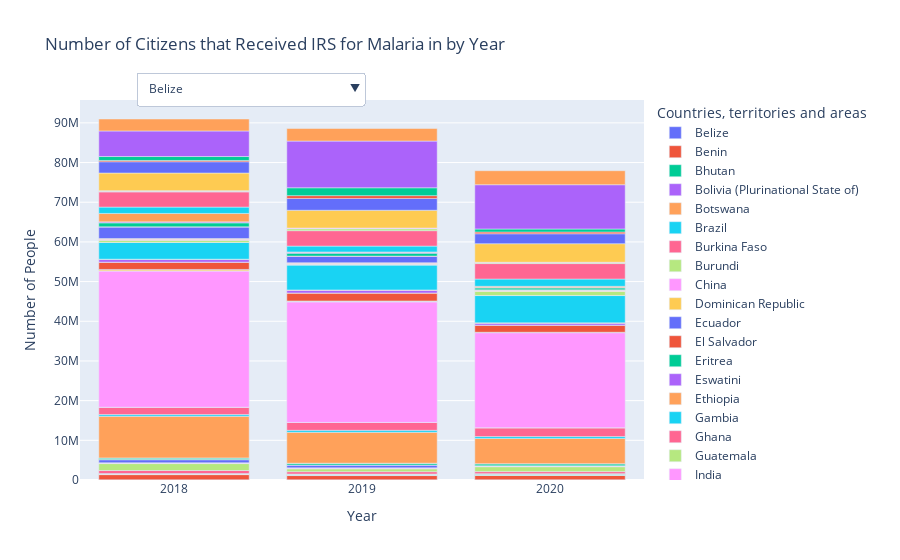

The notebook cell this image was saved under:
### Markdown cell above
This graph is a detailed verstion of the graph above. This graph (in Jupyter) allows for the viewer to select a specific country to view the number of people who received IRS for malaria in the years 2020, 2019, and 2018.

### Code cell
# Read the data from the CSV file
data = pd.read_csv('clean_irs.csv')

# Reshape the data from wide to long format
df_long = data.melt(id_vars='Countries, territories and areas',
                    value_vars=['2020', '2019', '2018'],
                    var_name='Year',
                    value_name='Number of People')

# Create an interactive line graph
fig = px.bar(df_long, x='Year', y='Number of People', color='Countries, territories and areas',
              title='Number of Citizens that Received IRS for Malaria in by Year')

# Set x-axis to reverse
fig.update_layout(xaxis=dict(autorange='reversed'))

# Add a dropdown menu to select individual countries
fig.update_layout(
    updatemenus=[
        dict(
            buttons=[
                dict(
                    label=country,
                    method="update",
                    args=[{"visible": df_long['Countries, territories and areas'] == country},
                          {"title": f'Number of Citizens that Received IRS for Malaria for {country}'}],
                )
                for country in df_long['Countries, territories and areas'].unique()
            ],
            showactive=True,
            direction="down",
            pad={"r": 10, "t": 10},
            x=0.1,
            xanchor="left",
            y=1.1,
            yanchor="top"
        ),
    ]
)

# Show the graph
fig.show()

### Figure 1 — Plotly figure (JSON) as saved in the notebook; plotly's stock layout.template omitted (floating-point values rounded to 4 significant figures; data arrays with more than 128 entries replaced by an {"elided": "..."} marker saying what was removed)
{"data": [{"alignmentgroup": "True", "hovertemplate": "Countries, territories and areas=Belize<br>Year=%{x}<br>Number of People=%{y}<extra></extra>", "legendgroup": "Belize", "marker": {"color": "#636efa"}, "name": "Belize", "offsetgroup": "Belize", "orientation": "v", "showlegend": true, "textposition": "auto", "type": "bar", "x": ["2020", "2019", "2018"], "xaxis": "x", "y": [45100, 43497, 36688], "yaxis": "y"}, {"alignmentgroup": "True", "hovertemplate": "Countries, territories and areas=Benin<br>Year=%{x}<br>Number of People=%{y}<extra></extra>", "legendgroup": "Benin", "marker": {"color": "#EF553B"}, "name": "Benin", "offsetgroup": "Benin", "orientation": "v", "showlegend": true, "textposition": "auto", "type": "bar", "x": ["2020", "2019", "2018"], "xaxis": "x", "y": [1104928, 1077411, 1321758], "yaxis": "y"}, {"alignmentgroup": "True", "hovertemplate": "Countries, territories and areas=Bhutan<br>Year=%{x}<br>Number of People=%{y}<extra></extra>", "legendgroup": "Bhutan", "marker": {"color": "#00cc96"}, "name": "Bhutan", "offsetgroup": "Bhutan", "orientation": "v", "showlegend": true, "textposition": "auto", "type": "bar", "x": ["2020", "2019", "2018"], "xaxis": "x", "y": [122406, 118730, 76809], "yaxis": "y"}, {"alignmentgroup": "True", "hovertemplate": "Countries, territories and areas=Bolivia (Plurinational State of)<br>Year=%{x}<br>Number of People=%{y}<extra></extra>", "legendgroup": "Bolivia (Plurinational State of)", "marker": {"color": "#ab63fa"}, "name": "Bolivia (Plurinational State of)", "offsetgroup": "Bolivia (Plurinational State of)", "orientation": "v", "showlegend": true, "textposition": "auto", "type": "bar", "x": ["2020", "2019", "2018"], "xaxis": "x", "y": [29228, 29228, 2000], "yaxis": "y"}, {"alignmentgroup": "True", "hovertemplate": "Countries, territories and areas=Botswana<br>Year=%{x}<br>Number of People=%{y}<extra></extra>", "legendgroup": "Botswana", "marker": {"color": "#FFA15A"}, "name": "Botswana", "offsetgroup": "Botswana", "orientation": "v", "showlegend": true, "textposition": "auto", "type": "bar", "x": ["2020", "2019", "2018"], "xaxis": "x", "y": [152560, 154663, 83488], "yaxis": "y"}, {"alignmentgroup": "True", "hovertemplate": "Countries, territories and areas=Brazil<br>Year=%{x}<br>Number of People=%{y}<extra></extra>", "legendgroup": "Brazil", "marker": {"color": "#19d3f3"}, "name": "Brazil", "offsetgroup": "Brazil", "orientation": "v", "showlegend": true, "textposition": "auto", "type": "bar", "x": ["2020", "2019", "2018"], "xaxis": "x", "y": [148897, 84126, 99321], "yaxis": "y"}, {"alignmentgroup": "True", "hovertemplate": "Countries, territories and areas=Burkina Faso<br>Year=%{x}<br>Number of People=%{y}<extra></extra>", "legendgroup": "Burkina Faso", "marker": {"color": "#FF6692"}, "name": "Burkina Faso", "offsetgroup": "Burkina Faso", "orientation": "v", "showlegend": true, "textposition": "auto", "type": "bar", "x": ["2020", "2019", "2018"], "xaxis": "x", "y": [508017, 587248, 766374], "yaxis": "y"}, {"alignmentgroup": "True", "hovertemplate": "Countries, territories and areas=Burundi<br>Year=%{x}<br>Number of People=%{y}<extra></extra>", "legendgroup": "Burundi", "marker": {"color": "#B6E880"}, "name": "Burundi", "offsetgroup": "Burundi", "orientation": "v", "showlegend": true, "textposition": "auto", "type": "bar", "x": ["2020", "2019", "2018"], "xaxis": "x", "y": [1243848, 725449, 1754679], "yaxis": "y"}, {"alignmentgroup": "True", "hovertemplate": "Countries, territories and areas=China<br>Year=%{x}<br>Number of People=%{y}<extra></extra>", "legendgroup": "China", "marker": {"color": "#FF97FF"}, "name": "China", "offsetgroup": "China", "orientation": "v", "showlegend": true, "textposition": "auto", "type": "bar", "x": ["2020", "2019", "2018"], "xaxis": "x", "y": [174619, 206599, 161224], "yaxis": "y"}, {"alignmentgroup": "True", "hovertemplate": "Countries, territories and areas=Dominican Republic<br>Year=%{x}<br>Number of People=%{y}<extra></extra>", "legendgroup": "Dominican Republic", "marker": {"color": "#FECB52"}, "name": "Dominican Republic", "offsetgroup": "Dominican Republic", "orientation": "v", "showlegend": true, "textposition": "auto", "type": "bar", "x": ["2020", "2019", "2018"], "xaxis": "x", "y": [37821, 33226, 36891], "yaxis": "y"}, {"alignmentgroup": "True", "hovertemplate": "Countries, territories and areas=Ecuador<br>Year=%{x}<br>Number of People=%{y}<extra></extra>", "legendgroup": "Ecuador", "marker": {"color": "#636efa"}, "name": "Ecuador", "offsetgroup": "Ecuador", "orientation": "v", "showlegend": true, "textposition": "auto", "type": "bar", "x": ["2020", "2019", "2018"], "xaxis": "x", "y": [17276, 698292, 775884], "yaxis": "y"}, {"alignmentgroup": "True", "hovertemplate": "Countries, territories and areas=El Salvador<br>Year=%{x}<br>Number of People=%{y}<extra></extra>", "legendgroup": "El Salvador", "marker": {"color": "#EF553B"}, "name": "El Salvador", "offsetgroup": "El Salvador", "orientation": "v", "showlegend": true, "textposition": "auto", "type": "bar", "x": ["2020", "2019", "2018"], "xaxis": "x", "y": [11370, 23512, 32691], "yaxis": "y"}, {"alignmentgroup": "True", "hovertemplate": "Countries, territories and areas=Eritrea<br>Year=%{x}<br>Number of People=%{y}<extra></extra>", "legendgroup": "Eritrea", "marker": {"color": "#00cc96"}, "name": "Eritrea", "offsetgroup": "Eritrea", "orientation": "v", "showlegend": true, "textposition": "auto", "type": "bar", "x": ["2020", "2019", "2018"], "xaxis": "x", "y": [466238, 437194, 376143], "yaxis": "y"}, {"alignmentgroup": "True", "hovertemplate": "Countries, territories and areas=Eswatini<br>Year=%{x}<br>Number of People=%{y}<extra></extra>", "legendgroup": "Eswatini", "marker": {"color": "#ab63fa"}, "name": "Eswatini", "offsetgroup": "Eswatini", "orientation": "v", "showlegend": true, "textposition": "auto", "type": "bar", "x": ["2020", "2019", "2018"], "xaxis": "x", "y": [53517, 15055, 39144], "yaxis": "y"}, {"alignmentgroup": "True", "hovertemplate": "Countries, territories and areas=Ethiopia<br>Year=%{x}<br>Number of People=%{y}<extra></extra>", "legendgroup": "Ethiopia", "marker": {"color": "#FFA15A"}, "name": "Ethiopia", "offsetgroup": "Ethiopia", "orientation": "v", "showlegend": true, "textposition": "auto", "type": "bar", "x": ["2020", "2019", "2018"], "xaxis": "x", "y": [6349834, 7782034, 10486854], "yaxis": "y"}, {"alignmentgroup": "True", "hovertemplate": "Countries, territories and areas=Gambia<br>Year=%{x}<br>Number of People=%{y}<extra></extra>", "legendgroup": "Gambia", "marker": {"color": "#19d3f3"}, "name": "Gambia", "offsetgroup": "Gambia", "orientation": "v", "showlegend": true, "textposition": "auto", "type": "bar", "x": ["2020", "2019", "2018"], "xaxis": "x", "y": [477032, 507872, 426788], "yaxis": "y"}, {"alignmentgroup": "True", "hovertemplate": "Countries, territories and areas=Ghana<br>Year=%{x}<br>Number of People=%{y}<extra></extra>", "legendgroup": "Ghana", "marker": {"color": "#FF6692"}, "name": "Ghana", "offsetgroup": "Ghana", "orientation": "v", "showlegend": true, "textposition": "auto", "type": "bar", "x": ["2020", "2019", "2018"], "xaxis": "x", "y": [2214552, 1986408, 1855326], "yaxis": "y"}, {"alignmentgroup": "True", "hovertemplate": "Countries, territories and areas=Guatemala<br>Year=%{x}<br>Number of People=%{y}<extra></extra>", "legendgroup": "Guatemala", "marker": {"color": "#B6E880"}, "name": "Guatemala", "offsetgroup": "Guatemala", "orientation": "v", "showlegend": true, "textposition": "auto", "type": "bar", "x": ["2020", "2019", "2018"], "xaxis": "x", "y": [12115, 4091, 15358], "yaxis": "y"}, {"alignmentgroup": "True", "hovertemplate": "Countries, territories and areas=India<br>Year=%{x}<br>Number of People=%{y}<extra></extra>", "legendgroup": "India", "marker": {"color": "#FF97FF"}, "name": "India", "offsetgroup": "India", "orientation": "v", "showlegend": true, "textposition": "auto", "type": "bar", "x": ["2020", "2019", "2018"], "xaxis": "x", "y": [23950862, 30363425, 34290886], "yaxis": "y"}, {"alignmentgroup": "True", "hovertemplate": "Countries, territories and areas=Indonesia<br>Year=%{x}<br>Number of People=%{y}<extra></extra>", "legendgroup": "Indonesia", "marker": {"color": "#FECB52"}, "name": "Indonesia", "offsetgroup": "Indonesia", "orientation": "v", "showlegend": true, "textposition": "auto", "type": "bar", "x": ["2020", "2019", "2018"], "xaxis": "x", "y": [38332, 164192, 305493], "yaxis": "y"}, {"alignmentgroup": "True", "hovertemplate": "Countries, territories and areas=Iran (Islamic Republic of)<br>Year=%{x}<br>Number of People=%{y}<extra></extra>", "legendgroup": "Iran (Islamic Republic of)", "marker": {"color": "#636efa"}, "name": "Iran (Islamic Republic of)", "offsetgroup": "Iran (Islamic Republic of)", "orientation": "v", "showlegend": true, "textposition": "auto", "type": "bar", "x": ["2020", "2019", "2018"], "xaxis": "x", "y": [73846, 64365, 117174], "yaxis": "y"}, {"alignmentgroup": "True", "hovertemplate": "Countries, territories and areas=Kenya<br>Year=%{x}<br>Number of People=%{y}<extra></extra>", "legendgroup": "Kenya", "marker": {"color": "#EF553B"}, "name": "Kenya", "offsetgroup": "Kenya", "orientation": "v", "showlegend": true, "textposition": "auto", "type": "bar", "x": ["2020", "2019", "2018"], "xaxis": "x", "y": [1792495, 2011860, 1833860], "yaxis": "y"}, {"alignmentgroup": "True", "hovertemplate": "Countries, territories and areas=Lao People's Democratic Republic<br>Year=%{x}<br>Number of People=%{y}<extra></extra>", "legendgroup": "Lao People's Democratic Republic", "marker": {"color": "#00cc96"}, "name": "Lao People's Democratic Republic", "offsetgroup": "Lao People's Democratic Republic", "orientation": "v", "showlegend": true, "textposition": "auto", "type": "bar", "x": ["2020", "2019", "2018"], "xaxis": "x", "y": [2333, 3333, 2052], "yaxis": "y"}, {"alignmentgroup": "True", "hovertemplate": "Countries, territories and areas=Mali<br>Year=%{x}<br>Number of People=%{y}<extra></extra>", "legendgroup": "Mali", "marker": {"color": "#ab63fa"}, "name": "Mali", "offsetgroup": "Mali", "orientation": "v", "showlegend": true, "textposition": "auto", "type": "bar", "x": ["2020", "2019", "2018"], "xaxis": "x", "y": [503043, 690793, 665581], "yaxis": "y"}, {"alignmentgroup": "True", "hovertemplate": "Countries, territories and areas=Mexico<br>Year=%{x}<br>Number of People=%{y}<extra></extra>", "legendgroup": "Mexico", "marker": {"color": "#FFA15A"}, "name": "Mexico", "offsetgroup": "Mexico", "orientation": "v", "showlegend": true, "textposition": "auto", "type": "bar", "x": ["2020", "2019", "2018"], "xaxis": "x", "y": [72759, 83581, 85812], "yaxis": "y"}, {"alignmentgroup": "True", "hovertemplate": "Countries, territories and areas=Mozambique<br>Year=%{x}<br>Number of People=%{y}<extra></extra>", "legendgroup": "Mozambique", "marker": {"color": "#19d3f3"}, "name": "Mozambique", "offsetgroup": "Mozambique", "orientation": "v", "showlegend": true, "textposition": "auto", "type": "bar", "x": ["2020", "2019", "2018"], "xaxis": "x", "y": [6880851, 6303792, 4211138], "yaxis": "y"}, {"alignmentgroup": "True", "hovertemplate": "Countries, territories and areas=Myanmar<br>Year=%{x}<br>Number of People=%{y}<extra></extra>", "legendgroup": "Myanmar", "marker": {"color": "#FF6692"}, "name": "Myanmar", "offsetgroup": "Myanmar", "orientation": "v", "showlegend": true, "textposition": "auto", "type": "bar", "x": ["2020", "2019", "2018"], "xaxis": "x", "y": [17381, 4361, 14017], "yaxis": "y"}, {"alignmentgroup": "True", "hovertemplate": "Countries, territories and areas=Namibia<br>Year=%{x}<br>Number of People=%{y}<extra></extra>", "legendgroup": "Namibia", "marker": {"color": "#B6E880"}, "name": "Namibia", "offsetgroup": "Namibia", "orientation": "v", "showlegend": true, "textposition": "auto", "type": "bar", "x": ["2020", "2019", "2018"], "xaxis": "x", "y": [1017366, 149306, 549243], "yaxis": "y"}, {"alignmentgroup": "True", "hovertemplate": "Countries, territories and areas=Nepal<br>Year=%{x}<br>Number of People=%{y}<extra></extra>", "legendgroup": "Nepal", "marker": {"color": "#FF97FF"}, "name": "Nepal", "offsetgroup": "Nepal", "orientation": "v", "showlegend": true, "textposition": "auto", "type": "bar", "x": ["2020", "2019", "2018"], "xaxis": "x", "y": [41235, 263000, 230000], "yaxis": "y"}, {"alignmentgroup": "True", "hovertemplate": "Countries, territories and areas=Nicaragua<br>Year=%{x}<br>Number of People=%{y}<extra></extra>", "legendgroup": "Nicaragua", "marker": {"color": "#FECB52"}, "name": "Nicaragua", "offsetgroup": "Nicaragua", "orientation": "v", "showlegend": true, "textposition": "auto", "type": "bar", "x": ["2020", "2019", "2018"], "xaxis": "x", "y": [226731, 139795, 183098], "yaxis": "y"}, {"alignmentgroup": "True", "hovertemplate": "Countries, territories and areas=Pakistan<br>Year=%{x}<br>Number of People=%{y}<extra></extra>", "legendgroup": "Pakistan", "marker": {"color": "#636efa"}, "name": "Pakistan", "offsetgroup": "Pakistan", "orientation": "v", "showlegend": true, "textposition": "auto", "type": "bar", "x": ["2020", "2019", "2018"], "xaxis": "x", "y": [120610, 1657670, 2937767], "yaxis": "y"}, {"alignmentgroup": "True", "hovertemplate": "Countries, territories and areas=Panama<br>Year=%{x}<br>Number of People=%{y}<extra></extra>", "legendgroup": "Panama", "marker": {"color": "#EF553B"}, "name": "Panama", "offsetgroup": "Panama", "orientation": "v", "showlegend": true, "textposition": "auto", "type": "bar", "x": ["2020", "2019", "2018"], "xaxis": "x", "y": [12492, 12806, 19500], "yaxis": "y"}, {"alignmentgroup": "True", "hovertemplate": "Countries, territories and areas=Philippines<br>Year=%{x}<br>Number of People=%{y}<extra></extra>", "legendgroup": "Philippines", "marker": {"color": "#00cc96"}, "name": "Philippines", "offsetgroup": "Philippines", "orientation": "v", "showlegend": true, "textposition": "auto", "type": "bar", "x": ["2020", "2019", "2018"], "xaxis": "x", "y": [476804, 731696, 1015672], "yaxis": "y"}, {"alignmentgroup": "True", "hovertemplate": "Countries, territories and areas=Saudi Arabia<br>Year=%{x}<br>Number of People=%{y}<extra></extra>", "legendgroup": "Saudi Arabia", "marker": {"color": "#ab63fa"}, "name": "Saudi Arabia", "offsetgroup": "Saudi Arabia", "orientation": "v", "showlegend": true, "textposition": "auto", "type": "bar", "x": ["2020", "2019", "2018"], "xaxis": "x", "y": [129105, 225510, 242009], "yaxis": "y"}, {"alignmentgroup": "True", "hovertemplate": "Countries, territories and areas=Somalia<br>Year=%{x}<br>Number of People=%{y}<extra></extra>", "legendgroup": "Somalia", "marker": {"color": "#FFA15A"}, "name": "Somalia", "offsetgroup": "Somalia", "orientation": "v", "showlegend": true, "textposition": "auto", "type": "bar", "x": ["2020", "2019", "2018"], "xaxis": "x", "y": [283665, 82720, 2120728], "yaxis": "y"}, {"alignmentgroup": "True", "hovertemplate": "Countries, territories and areas=South Africa<br>Year=%{x}<br>Number of People=%{y}<extra></extra>", "legendgroup": "South Africa", "marker": {"color": "#19d3f3"}, "name": "South Africa", "offsetgroup": "South Africa", "orientation": "v", "showlegend": true, "textposition": "auto", "type": "bar", "x": ["2020", "2019", "2018"], "xaxis": "x", "y": [1830342, 1477420, 1600747], "yaxis": "y"}, {"alignmentgroup": "True", "hovertemplate": "Countries, territories and areas=Sudan<br>Year=%{x}<br>Number of People=%{y}<extra></extra>", "legendgroup": "Sudan", "marker": {"color": "#FF6692"}, "name": "Sudan", "offsetgroup": "Sudan", "orientation": "v", "showlegend": true, "textposition": "auto", "type": "bar", "x": ["2020", "2019", "2018"], "xaxis": "x", "y": [3901092, 3886652, 3830195], "yaxis": "y"}, {"alignmentgroup": "True", "hovertemplate": "Countries, territories and areas=Thailand<br>Year=%{x}<br>Number of People=%{y}<extra></extra>", "legendgroup": "Thailand", "marker": {"color": "#B6E880"}, "name": "Thailand", "offsetgroup": "Thailand", "orientation": "v", "showlegend": true, "textposition": "auto", "type": "bar", "x": ["2020", "2019", "2018"], "xaxis": "x", "y": [219162, 489105, 165580], "yaxis": "y"}, {"alignmentgroup": "True", "hovertemplate": "Countries, territories and areas=Timor-Leste<br>Year=%{x}<br>Number of People=%{y}<extra></extra>", "legendgroup": "Timor-Leste", "marker": {"color": "#FF97FF"}, "name": "Timor-Leste", "offsetgroup": "Timor-Leste", "orientation": "v", "showlegend": true, "textposition": "auto", "type": "bar", "x": ["2020", "2019", "2018"], "xaxis": "x", "y": [116949, 175654, 154410], "yaxis": "y"}, {"alignmentgroup": "True", "hovertemplate": "Countries, territories and areas=Uganda<br>Year=%{x}<br>Number of People=%{y}<extra></extra>", "legendgroup": "Uganda", "marker": {"color": "#FECB52"}, "name": "Uganda", "offsetgroup": "Uganda", "orientation": "v", "showlegend": true, "textposition": "auto", "type": "bar", "x": ["2020", "2019", "2018"], "xaxis": "x", "y": [4671960, 4478754, 4436156], "yaxis": "y"}, {"alignmentgroup": "True", "hovertemplate": "Countries, territories and areas=United Republic of Tanzania<br>Year=%{x}<br>Number of People=%{y}<extra></extra>", "legendgroup": "United Republic of Tanzania", "marker": {"color": "#636efa"}, "name": "United Republic of Tanzania", "offsetgroup": "United Republic of Tanzania", "orientation": "v", "showlegend": true, "textposition": "auto", "type": "bar", "x": ["2020", "2019", "2018"], "xaxis": "x", "y": [2510463, 2989048, 2842635], "yaxis": "y"}, {"alignmentgroup": "True", "hovertemplate": "Countries, territories and areas=Viet Nam<br>Year=%{x}<br>Number of People=%{y}<extra></extra>", "legendgroup": "Viet Nam", "marker": {"color": "#EF553B"}, "name": "Viet Nam", "offsetgroup": "Viet Nam", "orientation": "v", "showlegend": true, "textposition": "auto", "type": "bar", "x": ["2020", "2019", "2018"], "xaxis": "x", "y": [433405, 696751, 319866], "yaxis": "y"}, {"alignmentgroup": "True", "hovertemplate": "Countries, territories and areas=Yemen<br>Year=%{x}<br>Number of People=%{y}<extra></extra>", "legendgroup": "Yemen", "marker": {"color": "#00cc96"}, "name": "Yemen", "offsetgroup": "Yemen", "orientation": "v", "showlegend": true, "textposition": "auto", "type": "bar", "x": ["2020", "2019", "2018"], "xaxis": "x", "y": [762755, 1982284, 995328], "yaxis": "y"}, {"alignmentgroup": "True", "hovertemplate": "Countries, territories and areas=Zambia<br>Year=%{x}<br>Number of People=%{y}<extra></extra>", "legendgroup": "Zambia", "marker": {"color": "#ab63fa"}, "name": "Zambia", "offsetgroup": "Zambia", "orientation": "v", "showlegend": true, "textposition": "auto", "type": "bar", "x": ["2020", "2019", "2018"], "xaxis": "x", "y": [11157421, 11767404, 6436719], "yaxis": "y"}, {"alignmentgroup": "True", "hovertemplate": "Countries, territories and areas=Zimbabwe<br>Year=%{x}<br>Number of People=%{y}<extra></extra>", "legendgroup": "Zimbabwe", "marker": {"color": "#FFA15A"}, "name": "Zimbabwe", "offsetgroup": "Zimbabwe", "orientation": "v", "showlegend": true, "textposition": "auto", "type": "bar", "x": ["2020", "2019", "2018"], "xaxis": "x", "y": [3528051, 3164344, 3020032], "yaxis": "y"}], "layout": {"autosize": true, "barmode": "relative", "legend": {"title": {"text": "Countries, territories and areas"}, "tracegroupgap": 0}, "title": {"text": "Number of Citizens that Received IRS for Malaria in by Year"}, "updatemenus": [{"buttons": [{"args": [{"visible": {"elided": "135 bool values"}}, {"title": "Number of Citizens that Received IRS for Malaria for Belize"}], "label": "Belize", "method": "update"}, {"args": [{"visible": {"elided": "135 bool values"}}, {"title": "Number of Citizens that Received IRS for Malaria for Benin"}], "label": "Benin", "method": "update"}, {"args": [{"visible": {"elided": "135 bool values"}}, {"title": "Number of Citizens that Received IRS for Malaria for Bhutan"}], "label": "Bhutan", "method": "update"}, {"args": [{"visible": {"elided": "135 bool values"}}, {"title": "Number of Citizens that Received IRS for Malaria for Bolivia (Plurinational State of)"}], "label": "Bolivia (Plurinational State of)", "method": "update"}, {"args": [{"visible": {"elided": "135 bool values"}}, {"title": "Number of Citizens that Received IRS for Malaria for Botswana"}], "label": "Botswana", "method": "update"}, {"args": [{"visible": {"elided": "135 bool values"}}, {"title": "Number of Citizens that Received IRS for Malaria for Brazil"}], "label": "Brazil", "method": "update"}, {"args": [{"visible": {"elided": "135 bool values"}}, {"title": "Number of Citizens that Received IRS for Malaria for Burkina Faso"}], "label": "Burkina Faso", "method": "update"}, {"args": [{"visible": {"elided": "135 bool values"}}, {"title": "Number of Citizens that Received IRS for Malaria for Burundi"}], "label": "Burundi", "method": "update"}, {"args": [{"visible": {"elided": "135 bool values"}}, {"title": "Number of Citizens that Received IRS for Malaria for China"}], "label": "China", "method": "update"}, {"args": [{"visible": {"elided": "135 bool values"}}, {"title": "Number of Citizens that Received IRS for Malaria for Dominican Republic"}], "label": "Dominican Republic", "method": "update"}, {"args": [{"visible": {"elided": "135 bool values"}}, {"title": "Number of Citizens that Received IRS for Malaria for Ecuador"}], "label": "Ecuador", "method": "update"}, {"args": [{"visible": {"elided": "135 bool values"}}, {"title": "Number of Citizens that Received IRS for Malaria for El Salvador"}], "label": "El Salvador", "method": "update"}, {"args": [{"visible": {"elided": "135 bool values"}}, {"title": "Number of Citizens that Received IRS for Malaria for Eritrea"}], "label": "Eritrea", "method": "update"}, {"args": [{"visible": {"elided": "135 bool values"}}, {"title": "Number of Citizens that Received IRS for Malaria for Eswatini"}], "label": "Eswatini", "method": "update"}, {"args": [{"visible": {"elided": "135 bool values"}}, {"title": "Number of Citizens that Received IRS for Malaria for Ethiopia"}], "label": "Ethiopia", "method": "update"}, {"args": [{"visible": {"elided": "135 bool values"}}, {"title": "Number of Citizens that Received IRS for Malaria for Gambia"}], "label": "Gambia", "method": "update"}, {"args": [{"visible": {"elided": "135 bool values"}}, {"title": "Number of Citizens that Received IRS for Malaria for Ghana"}], "label": "Ghana", "method": "update"}, {"args": [{"visible": {"elided": "135 bool values"}}, {"title": "Number of Citizens that Received IRS for Malaria for Guatemala"}], "label": "Guatemala", "method": "update"}, {"args": [{"visible": {"elided": "135 bool values"}}, {"title": "Number of Citizens that Received IRS for Malaria for India"}], "label": "India", "method": "update"}, {"args": [{"visible": {"elided": "135 bool values"}}, {"title": "Number of Citizens that Received IRS for Malaria for Indonesia"}], "label": "Indonesia", "method": "update"}, {"args": [{"visible": {"elided": "135 bool values"}}, {"title": "Number of Citizens that Received IRS for Malaria for Iran (Islamic Republic of)"}], "label": "Iran (Islamic Republic of)", "method": "update"}, {"args": [{"visible": {"elided": "135 bool values"}}, {"title": "Number of Citizens that Received IRS for Malaria for Kenya"}], "label": "Kenya", "method": "update"}, {"args": [{"visible": {"elided": "135 bool values"}}, {"title": "Number of Citizens that Received IRS for Malaria for Lao People's Democratic Republic"}], "label": "Lao People's Democratic Republic", "method": "update"}, {"args": [{"visible": {"elided": "135 bool values"}}, {"title": "Number of Citizens that Received IRS for Malaria for Mali"}], "label": "Mali", "method": "update"}, {"args": [{"visible": {"elided": "135 bool values"}}, {"title": "Number of Citizens that Received IRS for Malaria for Mexico"}], "label": "Mexico", "method": "update"}, {"args": [{"visible": {"elided": "135 bool values"}}, {"title": "Number of Citizens that Received IRS for Malaria for Mozambique"}], "label": "Mozambique", "method": "update"}, {"args": [{"visible": {"elided": "135 bool values"}}, {"title": "Number of Citizens that Received IRS for Malaria for Myanmar"}], "label": "Myanmar", "method": "update"}, {"args": [{"visible": {"elided": "135 bool values"}}, {"title": "Number of Citizens that Received IRS for Malaria for Namibia"}], "label": "Namibia", "method": "update"}, {"args": [{"visible": {"elided": "135 bool values"}}, {"title": "Number of Citizens that Received IRS for Malaria for Nepal"}], "label": "Nepal", "method": "update"}, {"args": [{"visible": {"elided": "135 bool values"}}, {"title": "Number of Citizens that Received IRS for Malaria for Nicaragua"}], "label": "Nicaragua", "method": "update"}, {"args": [{"visible": {"elided": "135 bool values"}}, {"title": "Number of Citizens that Received IRS for Malaria for Pakistan"}], "label": "Pakistan", "method": "update"}, {"args": [{"visible": {"elided": "135 bool values"}}, {"title": "Number of Citizens that Received IRS for Malaria for Panama"}], "label": "Panama", "method": "update"}, {"args": [{"visible": {"elided": "135 bool values"}}, {"title": "Number of Citizens that Received IRS for Malaria for Philippines"}], "label": "Philippines", "method": "update"}, {"args": [{"visible": {"elided": "135 bool values"}}, {"title": "Number of Citizens that Received IRS for Malaria for Saudi Arabia"}], "label": "Saudi Arabia", "method": "update"}, {"args": [{"visible": {"elided": "135 bool values"}}, {"title": "Number of Citizens that Received IRS for Malaria for Somalia"}], "label": "Somalia", "method": "update"}, {"args": [{"visible": {"elided": "135 bool values"}}, {"title": "Number of Citizens that Received IRS for Malaria for South Africa"}], "label": "South Africa", "method": "update"}, {"args": [{"visible": {"elided": "135 bool values"}}, {"title": "Number of Citizens that Received IRS for Malaria for Sudan"}], "label": "Sudan", "method": "update"}, {"args": [{"visible": {"elided": "135 bool values"}}, {"title": "Number of Citizens that Received IRS for Malaria for Thailand"}], "label": "Thailand", "method": "update"}, {"args": [{"visible": {"elided": "135 bool values"}}, {"title": "Number of Citizens that Received IRS for Malaria for Timor-Leste"}], "label": "Timor-Leste", "method": "update"}, {"args": [{"visible": {"elided": "135 bool values"}}, {"title": "Number of Citizens that Received IRS for Malaria for Uganda"}], "label": "Uganda", "method": "update"}, {"args": [{"visible": {"elided": "135 bool values"}}, {"title": "Number of Citizens that Received IRS for Malaria for United Republic of Tanzania"}], "label": "United Republic of Tanzania", "method": "update"}, {"args": [{"visible": {"elided": "135 bool values"}}, {"title": "Number of Citizens that Received IRS for Malaria for Viet Nam"}], "label": "Viet Nam", "method": "update"}, {"args": [{"visible": {"elided": "135 bool values"}}, {"title": "Number of Citizens that Received IRS for Malaria for Yemen"}], "label": "Yemen", "method": "update"}, {"args": [{"visible": {"elided": "135 bool values"}}, {"title": "Number of Citizens that Received IRS for Malaria for Zambia"}], "label": "Zambia", "method": "update"}, {"args": [{"visible": {"elided": "135 bool values"}}, {"title": "Number of Citizens that Received IRS for Malaria for Zimbabwe"}], "label": "Zimbabwe", "method": "update"}], "direction": "down", "pad": {"r": 10, "t": 10}, "showactive": true, "x": 0.1, "xanchor": "left", "y": 1.1, "yanchor": "top"}], "xaxis": {"anchor": "y", "autorange": true, "domain": [0, 1], "range": [2.5, -0.5], "title": {"text": "Year"}, "type": "category"}, "yaxis": {"anchor": "x", "autorange": true, "domain": [0, 1], "range": [0, 95760000.0], "title": {"text": "Number of People"}, "type": "linear"}}}
